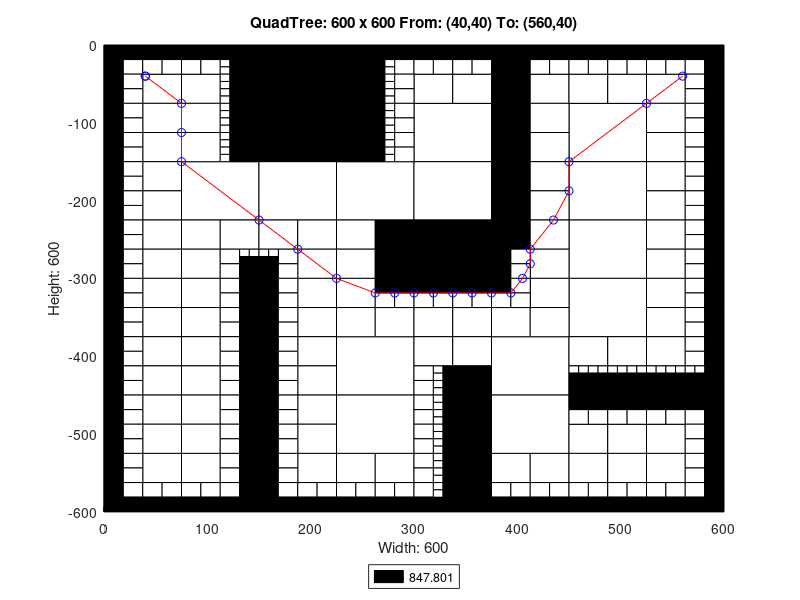

Here is the MATLAB script that generated this plot:
axis([0 600 -600 0]);
title('QuadTree: 600 x 600 From: (40,40) To: (560,40)');
xlabel('Width: 600');
ylabel('Height: 600');
rectangle('Position',[150 -75 75 75], 'FaceColor',[0 0 0]);
rectangle('Position',[150 -150 75 75], 'FaceColor',[0 0 0]);
rectangle('Position',[75 -225 75 75], 'FaceColor',[1 1 1]);
rectangle('Position',[150 -225 75 75], 'FaceColor',[1 1 1]);
rectangle('Position',[225 -225 75 75], 'FaceColor',[1 1 1]);
rectangle('Position',[300 -150 75 75], 'FaceColor',[1 1 1]);
rectangle('Position',[450 -150 75 75], 'FaceColor',[1 1 1]);
rectangle('Position',[300 -225 75 75], 'FaceColor',[1 1 1]);
rectangle('Position',[300 -300 75 75], 'FaceColor',[0 0 0]);
rectangle('Position',[450 -225 75 75], 'FaceColor',[1 1 1]);
rectangle('Position',[450 -300 75 75], 'FaceColor',[1 1 1]);
rectangle('Position',[225 -450 75 75], 'FaceColor',[1 1 1]);
rectangle('Position',[225 -525 75 75], 'FaceColor',[1 1 1]);
rectangle('Position',[375 -450 75 75], 'FaceColor',[1 1 1]);
rectangle('Position',[450 -375 75 75], 'FaceColor',[1 1 1]);
rectangle('Position',[375 -525 75 75], 'FaceColor',[1 1 1]);
rectangle('Position',[37.5 -75 37.5 37.5], 'FaceColor',[1 1 1]);
rectangle('Position',[75 -75 37.5 37.5], 'FaceColor',[1 1 1]);
rectangle('Position',[37.5 -112.5 37.5 37.5], 'FaceColor',[1 1 1]);
rectangle('Position',[37.5 -150 37.5 37.5], 'FaceColor',[1 1 1]);
rectangle('Position',[75 -112.5 37.5 37.5], 'FaceColor',[1 1 1]);
rectangle('Position',[75 -150 37.5 37.5], 'FaceColor',[1 1 1]);
rectangle('Position',[225 -37.5 37.5 37.5], 'FaceColor',[0 0 0]);
rectangle('Position',[225 -75 37.5 37.5], 'FaceColor',[0 0 0]);
rectangle('Position',[225 -112.5 37.5 37.5], 'FaceColor',[0 0 0]);
rectangle('Position',[225 -150 37.5 37.5], 'FaceColor',[0 0 0]);
rectangle('Position',[37.5 -187.5 37.5 37.5], 'FaceColor',[1 1 1]);
rectangle('Position',[37.5 -225 37.5 37.5], 'FaceColor',[1 1 1]);
rectangle('Position',[37.5 -262.5 37.5 37.5], 'FaceColor',[1 1 1]);
rectangle('Position',[37.5 -300 37.5 37.5], 'FaceColor',[1 1 1]);
rectangle('Position',[75 -262.5 37.5 37.5], 'FaceColor',[1 1 1]);
rectangle('Position',[112.5 -262.5 37.5 37.5], 'FaceColor',[1 1 1]);
rectangle('Position',[75 -300 37.5 37.5], 'FaceColor',[1 1 1]);
rectangle('Position',[150 -262.5 37.5 37.5], 'FaceColor',[1 1 1]);
rectangle('Position',[187.5 -262.5 37.5 37.5], 'FaceColor',[1 1 1]);
rectangle('Position',[187.5 -300 37.5 37.5], 'FaceColor',[1 1 1]);
rectangle('Position',[225 -262.5 37.5 37.5], 'FaceColor',[1 1 1]);
rectangle('Position',[262.5 -262.5 37.5 37.5], 'FaceColor',[0 0 0]);
rectangle('Position',[225 -300 37.5 37.5], 'FaceColor',[1 1 1]);
rectangle('Position',[262.5 -300 37.5 37.5], 'FaceColor',[0 0 0]);
rectangle('Position',[300 -75 37.5 37.5], 'FaceColor',[1 1 1]);
rectangle('Position',[337.5 -75 37.5 37.5], 'FaceColor',[1 1 1]);
rectangle('Position',[375 -37.5 37.5 37.5], 'FaceColor',[0 0 0]);
rectangle('Position',[375 -75 37.5 37.5], 'FaceColor',[0 0 0]);
rectangle('Position',[412.5 -75 37.5 37.5], 'FaceColor',[1 1 1]);
rectangle('Position',[375 -112.5 37.5 37.5], 'FaceColor',[0 0 0]);
rectangle('Position',[412.5 -112.5 37.5 37.5], 'FaceColor',[1 1 1]);
rectangle('Position',[375 -150 37.5 37.5], 'FaceColor',[0 0 0]);
rectangle('Position',[412.5 -150 37.5 37.5], 'FaceColor',[1 1 1]);
rectangle('Position',[450 -75 37.5 37.5], 'FaceColor',[1 1 1]);
rectangle('Position',[487.5 -75 37.5 37.5], 'FaceColor',[1 1 1]);
rectangle('Position',[525 -75 37.5 37.5], 'FaceColor',[1 1 1]);
rectangle('Position',[525 -112.5 37.5 37.5], 'FaceColor',[1 1 1]);
rectangle('Position',[525 -150 37.5 37.5], 'FaceColor',[1 1 1]);
rectangle('Position',[375 -187.5 37.5 37.5], 'FaceColor',[0 0 0]);
rectangle('Position',[412.5 -187.5 37.5 37.5], 'FaceColor',[1 1 1]);
rectangle('Position',[375 -225 37.5 37.5], 'FaceColor',[0 0 0]);
rectangle('Position',[412.5 -225 37.5 37.5], 'FaceColor',[1 1 1]);
rectangle('Position',[375 -262.5 37.5 37.5], 'FaceColor',[0 0 0]);
rectangle('Position',[412.5 -262.5 37.5 37.5], 'FaceColor',[1 1 1]);
rectangle('Position',[412.5 -300 37.5 37.5], 'FaceColor',[1 1 1]);
rectangle('Position',[525 -187.5 37.5 37.5], 'FaceColor',[1 1 1]);
rectangle('Position',[525 -225 37.5 37.5], 'FaceColor',[1 1 1]);
rectangle('Position',[525 -262.5 37.5 37.5], 'FaceColor',[1 1 1]);
rectangle('Position',[525 -300 37.5 37.5], 'FaceColor',[1 1 1]);
rectangle('Position',[37.5 -337.5 37.5 37.5], 'FaceColor',[1 1 1]);
rectangle('Position',[37.5 -375 37.5 37.5], 'FaceColor',[1 1 1]);
rectangle('Position',[75 -337.5 37.5 37.5], 'FaceColor',[1 1 1]);
rectangle('Position',[75 -375 37.5 37.5], 'FaceColor',[1 1 1]);
rectangle('Position',[37.5 -412.5 37.5 37.5], 'FaceColor',[1 1 1]);
rectangle('Position',[37.5 -450 37.5 37.5], 'FaceColor',[1 1 1]);
rectangle('Position',[75 -412.5 37.5 37.5], 'FaceColor',[1 1 1]);
rectangle('Position',[75 -450 37.5 37.5], 'FaceColor',[1 1 1]);
rectangle('Position',[187.5 -337.5 37.5 37.5], 'FaceColor',[1 1 1]);
rectangle('Position',[187.5 -375 37.5 37.5], 'FaceColor',[1 1 1]);
rectangle('Position',[225 -337.5 37.5 37.5], 'FaceColor',[1 1 1]);
rectangle('Position',[225 -375 37.5 37.5], 'FaceColor',[1 1 1]);
rectangle('Position',[262.5 -375 37.5 37.5], 'FaceColor',[1 1 1]);
rectangle('Position',[187.5 -412.5 37.5 37.5], 'FaceColor',[1 1 1]);
rectangle('Position',[187.5 -450 37.5 37.5], 'FaceColor',[1 1 1]);
rectangle('Position',[37.5 -487.5 37.5 37.5], 'FaceColor',[1 1 1]);
rectangle('Position',[37.5 -525 37.5 37.5], 'FaceColor',[1 1 1]);
rectangle('Position',[75 -487.5 37.5 37.5], 'FaceColor',[1 1 1]);
rectangle('Position',[75 -525 37.5 37.5], 'FaceColor',[1 1 1]);
rectangle('Position',[37.5 -562.5 37.5 37.5], 'FaceColor',[1 1 1]);
rectangle('Position',[75 -562.5 37.5 37.5], 'FaceColor',[1 1 1]);
rectangle('Position',[187.5 -487.5 37.5 37.5], 'FaceColor',[1 1 1]);
rectangle('Position',[187.5 -525 37.5 37.5], 'FaceColor',[1 1 1]);
rectangle('Position',[187.5 -562.5 37.5 37.5], 'FaceColor',[1 1 1]);
rectangle('Position',[225 -562.5 37.5 37.5], 'FaceColor',[1 1 1]);
rectangle('Position',[262.5 -562.5 37.5 37.5], 'FaceColor',[1 1 1]);
rectangle('Position',[300 -375 37.5 37.5], 'FaceColor',[1 1 1]);
rectangle('Position',[337.5 -375 37.5 37.5], 'FaceColor',[1 1 1]);
rectangle('Position',[412.5 -337.5 37.5 37.5], 'FaceColor',[1 1 1]);
rectangle('Position',[375 -375 37.5 37.5], 'FaceColor',[1 1 1]);
rectangle('Position',[412.5 -375 37.5 37.5], 'FaceColor',[1 1 1]);
rectangle('Position',[300 -412.5 37.5 37.5], 'FaceColor',[1 1 1]);
rectangle('Position',[337.5 -412.5 37.5 37.5], 'FaceColor',[1 1 1]);
rectangle('Position',[337.5 -450 37.5 37.5], 'FaceColor',[0 0 0]);
rectangle('Position',[525 -337.5 37.5 37.5], 'FaceColor',[1 1 1]);
rectangle('Position',[525 -375 37.5 37.5], 'FaceColor',[1 1 1]);
rectangle('Position',[450 -412.5 37.5 37.5], 'FaceColor',[1 1 1]);
rectangle('Position',[487.5 -412.5 37.5 37.5], 'FaceColor',[1 1 1]);
rectangle('Position',[525 -412.5 37.5 37.5], 'FaceColor',[1 1 1]);
rectangle('Position',[337.5 -487.5 37.5 37.5], 'FaceColor',[0 0 0]);
rectangle('Position',[337.5 -525 37.5 37.5], 'FaceColor',[0 0 0]);
rectangle('Position',[337.5 -562.5 37.5 37.5], 'FaceColor',[0 0 0]);
rectangle('Position',[337.5 -600 37.5 37.5], 'FaceColor',[0 0 0]);
rectangle('Position',[375 -562.5 37.5 37.5], 'FaceColor',[1 1 1]);
rectangle('Position',[412.5 -562.5 37.5 37.5], 'FaceColor',[1 1 1]);
rectangle('Position',[450 -525 37.5 37.5], 'FaceColor',[1 1 1]);
rectangle('Position',[487.5 -525 37.5 37.5], 'FaceColor',[1 1 1]);
rectangle('Position',[525 -525 37.5 37.5], 'FaceColor',[1 1 1]);
rectangle('Position',[450 -562.5 37.5 37.5], 'FaceColor',[1 1 1]);
rectangle('Position',[487.5 -562.5 37.5 37.5], 'FaceColor',[1 1 1]);
rectangle('Position',[525 -562.5 37.5 37.5], 'FaceColor',[1 1 1]);
rectangle('Position',[0 -18.75 18.75 18.75], 'FaceColor',[0 0 0]);
rectangle('Position',[18.75 -18.75 18.75 18.75], 'FaceColor',[0 0 0]);
rectangle('Position',[0 -37.5 18.75 18.75], 'FaceColor',[0 0 0]);
rectangle('Position',[18.75 -37.5 18.75 18.75], 'FaceColor',[1 1 1]);
rectangle('Position',[37.5 -18.75 18.75 18.75], 'FaceColor',[0 0 0]);
rectangle('Position',[56.25 -18.75 18.75 18.75], 'FaceColor',[0 0 0]);
rectangle('Position',[37.5 -37.5 18.75 18.75], 'FaceColor',[1 1 1]);
rectangle('Position',[56.25 -37.5 18.75 18.75], 'FaceColor',[1 1 1]);
rectangle('Position',[0 -56.25 18.75 18.75], 'FaceColor',[0 0 0]);
rectangle('Position',[18.75 -56.25 18.75 18.75], 'FaceColor',[1 1 1]);
rectangle('Position',[0 -75 18.75 18.75], 'FaceColor',[0 0 0]);
rectangle('Position',[18.75 -75 18.75 18.75], 'FaceColor',[1 1 1]);
rectangle('Position',[75 -18.75 18.75 18.75], 'FaceColor',[0 0 0]);
rectangle('Position',[93.75 -18.75 18.75 18.75], 'FaceColor',[0 0 0]);
rectangle('Position',[75 -37.5 18.75 18.75], 'FaceColor',[1 1 1]);
rectangle('Position',[93.75 -37.5 18.75 18.75], 'FaceColor',[1 1 1]);
rectangle('Position',[112.5 -18.75 18.75 18.75], 'FaceColor',[0 0 0]);
rectangle('Position',[131.25 -18.75 18.75 18.75], 'FaceColor',[0 0 0]);
rectangle('Position',[131.25 -37.5 18.75 18.75], 'FaceColor',[0 0 0]);
rectangle('Position',[131.25 -56.25 18.75 18.75], 'FaceColor',[0 0 0]);
rectangle('Position',[131.25 -75 18.75 18.75], 'FaceColor',[0 0 0]);
rectangle('Position',[0 -93.75 18.75 18.75], 'FaceColor',[0 0 0]);
rectangle('Position',[18.75 -93.75 18.75 18.75], 'FaceColor',[1 1 1]);
rectangle('Position',[0 -112.5 18.75 18.75], 'FaceColor',[0 0 0]);
rectangle('Position',[18.75 -112.5 18.75 18.75], 'FaceColor',[1 1 1]);
rectangle('Position',[0 -131.25 18.75 18.75], 'FaceColor',[0 0 0]);
rectangle('Position',[18.75 -131.25 18.75 18.75], 'FaceColor',[1 1 1]);
rectangle('Position',[0 -150 18.75 18.75], 'FaceColor',[0 0 0]);
rectangle('Position',[18.75 -150 18.75 18.75], 'FaceColor',[1 1 1]);
rectangle('Position',[131.25 -93.75 18.75 18.75], 'FaceColor',[0 0 0]);
rectangle('Position',[131.25 -112.5 18.75 18.75], 'FaceColor',[0 0 0]);
rectangle('Position',[131.25 -131.25 18.75 18.75], 'FaceColor',[0 0 0]);
rectangle('Position',[131.25 -150 18.75 18.75], 'FaceColor',[0 0 0]);
rectangle('Position',[262.5 -18.75 18.75 18.75], 'FaceColor',[0 0 0]);
rectangle('Position',[281.25 -18.75 18.75 18.75], 'FaceColor',[0 0 0]);
rectangle('Position',[281.25 -37.5 18.75 18.75], 'FaceColor',[1 1 1]);
rectangle('Position',[281.25 -56.25 18.75 18.75], 'FaceColor',[1 1 1]);
rectangle('Position',[281.25 -75 18.75 18.75], 'FaceColor',[1 1 1]);
rectangle('Position',[281.25 -93.75 18.75 18.75], 'FaceColor',[1 1 1]);
rectangle('Position',[281.25 -112.5 18.75 18.75], 'FaceColor',[1 1 1]);
rectangle('Position',[281.25 -131.25 18.75 18.75], 'FaceColor',[1 1 1]);
rectangle('Position',[281.25 -150 18.75 18.75], 'FaceColor',[1 1 1]);
rectangle('Position',[0 -168.75 18.75 18.75], 'FaceColor',[0 0 0]);
rectangle('Position',[18.75 -168.75 18.75 18.75], 'FaceColor',[1 1 1]);
rectangle('Position',[0 -187.5 18.75 18.75], 'FaceColor',[0 0 0]);
rectangle('Position',[18.75 -187.5 18.75 18.75], 'FaceColor',[1 1 1]);
rectangle('Position',[0 -206.25 18.75 18.75], 'FaceColor',[0 0 0]);
rectangle('Position',[18.75 -206.25 18.75 18.75], 'FaceColor',[1 1 1]);
rectangle('Position',[0 -225 18.75 18.75], 'FaceColor',[0 0 0]);
rectangle('Position',[18.75 -225 18.75 18.75], 'FaceColor',[1 1 1]);
rectangle('Position',[0 -243.75 18.75 18.75], 'FaceColor',[0 0 0]);
rectangle('Position',[18.75 -243.75 18.75 18.75], 'FaceColor',[1 1 1]);
rectangle('Position',[0 -262.5 18.75 18.75], 'FaceColor',[0 0 0]);
rectangle('Position',[18.75 -262.5 18.75 18.75], 'FaceColor',[1 1 1]);
rectangle('Position',[0 -281.25 18.75 18.75], 'FaceColor',[0 0 0]);
rectangle('Position',[18.75 -281.25 18.75 18.75], 'FaceColor',[1 1 1]);
rectangle('Position',[0 -300 18.75 18.75], 'FaceColor',[0 0 0]);
rectangle('Position',[18.75 -300 18.75 18.75], 'FaceColor',[1 1 1]);
rectangle('Position',[112.5 -281.25 18.75 18.75], 'FaceColor',[1 1 1]);
rectangle('Position',[112.5 -300 18.75 18.75], 'FaceColor',[1 1 1]);
rectangle('Position',[131.25 -300 18.75 18.75], 'FaceColor',[0 0 0]);
rectangle('Position',[168.75 -281.25 18.75 18.75], 'FaceColor',[1 1 1]);
rectangle('Position',[150 -300 18.75 18.75], 'FaceColor',[0 0 0]);
rectangle('Position',[168.75 -300 18.75 18.75], 'FaceColor',[1 1 1]);
rectangle('Position',[300 -18.75 18.75 18.75], 'FaceColor',[0 0 0]);
rectangle('Position',[318.75 -18.75 18.75 18.75], 'FaceColor',[0 0 0]);
rectangle('Position',[300 -37.5 18.75 18.75], 'FaceColor',[1 1 1]);
rectangle('Position',[318.75 -37.5 18.75 18.75], 'FaceColor',[1 1 1]);
rectangle('Position',[337.5 -18.75 18.75 18.75], 'FaceColor',[0 0 0]);
rectangle('Position',[356.25 -18.75 18.75 18.75], 'FaceColor',[0 0 0]);
rectangle('Position',[337.5 -37.5 18.75 18.75], 'FaceColor',[1 1 1]);
rectangle('Position',[356.25 -37.5 18.75 18.75], 'FaceColor',[1 1 1]);
rectangle('Position',[412.5 -18.75 18.75 18.75], 'FaceColor',[0 0 0]);
rectangle('Position',[431.25 -18.75 18.75 18.75], 'FaceColor',[0 0 0]);
rectangle('Position',[412.5 -37.5 18.75 18.75], 'FaceColor',[1 1 1]);
rectangle('Position',[431.25 -37.5 18.75 18.75], 'FaceColor',[1 1 1]);
rectangle('Position',[450 -18.75 18.75 18.75], 'FaceColor',[0 0 0]);
rectangle('Position',[468.75 -18.75 18.75 18.75], 'FaceColor',[0 0 0]);
rectangle('Position',[450 -37.5 18.75 18.75], 'FaceColor',[1 1 1]);
rectangle('Position',[468.75 -37.5 18.75 18.75], 'FaceColor',[1 1 1]);
rectangle('Position',[487.5 -18.75 18.75 18.75], 'FaceColor',[0 0 0]);
rectangle('Position',[506.25 -18.75 18.75 18.75], 'FaceColor',[0 0 0]);
rectangle('Position',[487.5 -37.5 18.75 18.75], 'FaceColor',[1 1 1]);
rectangle('Position',[506.25 -37.5 18.75 18.75], 'FaceColor',[1 1 1]);
rectangle('Position',[525 -18.75 18.75 18.75], 'FaceColor',[0 0 0]);
rectangle('Position',[543.75 -18.75 18.75 18.75], 'FaceColor',[0 0 0]);
rectangle('Position',[525 -37.5 18.75 18.75], 'FaceColor',[1 1 1]);
rectangle('Position',[543.75 -37.5 18.75 18.75], 'FaceColor',[1 1 1]);
rectangle('Position',[562.5 -18.75 18.75 18.75], 'FaceColor',[0 0 0]);
rectangle('Position',[581.25 -18.75 18.75 18.75], 'FaceColor',[0 0 0]);
rectangle('Position',[562.5 -37.5 18.75 18.75], 'FaceColor',[1 1 1]);
rectangle('Position',[581.25 -37.5 18.75 18.75], 'FaceColor',[0 0 0]);
rectangle('Position',[562.5 -56.25 18.75 18.75], 'FaceColor',[1 1 1]);
rectangle('Position',[581.25 -56.25 18.75 18.75], 'FaceColor',[0 0 0]);
rectangle('Position',[562.5 -75 18.75 18.75], 'FaceColor',[1 1 1]);
rectangle('Position',[581.25 -75 18.75 18.75], 'FaceColor',[0 0 0]);
rectangle('Position',[562.5 -93.75 18.75 18.75], 'FaceColor',[1 1 1]);
rectangle('Position',[581.25 -93.75 18.75 18.75], 'FaceColor',[0 0 0]);
rectangle('Position',[562.5 -112.5 18.75 18.75], 'FaceColor',[1 1 1]);
rectangle('Position',[581.25 -112.5 18.75 18.75], 'FaceColor',[0 0 0]);
rectangle('Position',[562.5 -131.25 18.75 18.75], 'FaceColor',[1 1 1]);
rectangle('Position',[581.25 -131.25 18.75 18.75], 'FaceColor',[0 0 0]);
rectangle('Position',[562.5 -150 18.75 18.75], 'FaceColor',[1 1 1]);
rectangle('Position',[581.25 -150 18.75 18.75], 'FaceColor',[0 0 0]);
rectangle('Position',[375 -281.25 18.75 18.75], 'FaceColor',[0 0 0]);
rectangle('Position',[393.75 -281.25 18.75 18.75], 'FaceColor',[1 1 1]);
rectangle('Position',[375 -300 18.75 18.75], 'FaceColor',[0 0 0]);
rectangle('Position',[393.75 -300 18.75 18.75], 'FaceColor',[1 1 1]);
rectangle('Position',[562.5 -168.75 18.75 18.75], 'FaceColor',[1 1 1]);
rectangle('Position',[581.25 -168.75 18.75 18.75], 'FaceColor',[0 0 0]);
rectangle('Position',[562.5 -187.5 18.75 18.75], 'FaceColor',[1 1 1]);
rectangle('Position',[581.25 -187.5 18.75 18.75], 'FaceColor',[0 0 0]);
rectangle('Position',[562.5 -206.25 18.75 18.75], 'FaceColor',[1 1 1]);
rectangle('Position',[581.25 -206.25 18.75 18.75], 'FaceColor',[0 0 0]);
rectangle('Position',[562.5 -225 18.75 18.75], 'FaceColor',[1 1 1]);
rectangle('Position',[581.25 -225 18.75 18.75], 'FaceColor',[0 0 0]);
rectangle('Position',[562.5 -243.75 18.75 18.75], 'FaceColor',[1 1 1]);
rectangle('Position',[581.25 -243.75 18.75 18.75], 'FaceColor',[0 0 0]);
rectangle('Position',[562.5 -262.5 18.75 18.75], 'FaceColor',[1 1 1]);
rectangle('Position',[581.25 -262.5 18.75 18.75], 'FaceColor',[0 0 0]);
rectangle('Position',[562.5 -281.25 18.75 18.75], 'FaceColor',[1 1 1]);
rectangle('Position',[581.25 -281.25 18.75 18.75], 'FaceColor',[0 0 0]);
rectangle('Position',[562.5 -300 18.75 18.75], 'FaceColor',[1 1 1]);
rectangle('Position',[581.25 -300 18.75 18.75], 'FaceColor',[0 0 0]);
rectangle('Position',[0 -318.75 18.75 18.75], 'FaceColor',[0 0 0]);
rectangle('Position',[18.75 -318.75 18.75 18.75], 'FaceColor',[1 1 1]);
rectangle('Position',[0 -337.5 18.75 18.75], 'FaceColor',[0 0 0]);
rectangle('Position',[18.75 -337.5 18.75 18.75], 'FaceColor',[1 1 1]);
rectangle('Position',[0 -356.25 18.75 18.75], 'FaceColor',[0 0 0]);
rectangle('Position',[18.75 -356.25 18.75 18.75], 'FaceColor',[1 1 1]);
rectangle('Position',[0 -375 18.75 18.75], 'FaceColor',[0 0 0]);
rectangle('Position',[18.75 -375 18.75 18.75], 'FaceColor',[1 1 1]);
rectangle('Position',[112.5 -318.75 18.75 18.75], 'FaceColor',[1 1 1]);
rectangle('Position',[131.25 -318.75 18.75 18.75], 'FaceColor',[0 0 0]);
rectangle('Position',[112.5 -337.5 18.75 18.75], 'FaceColor',[1 1 1]);
rectangle('Position',[131.25 -337.5 18.75 18.75], 'FaceColor',[0 0 0]);
rectangle('Position',[112.5 -356.25 18.75 18.75], 'FaceColor',[1 1 1]);
rectangle('Position',[131.25 -356.25 18.75 18.75], 'FaceColor',[0 0 0]);
rectangle('Position',[112.5 -375 18.75 18.75], 'FaceColor',[1 1 1]);
rectangle('Position',[131.25 -375 18.75 18.75], 'FaceColor',[0 0 0]);
rectangle('Position',[0 -393.75 18.75 18.75], 'FaceColor',[0 0 0]);
rectangle('Position',[18.75 -393.75 18.75 18.75], 'FaceColor',[1 1 1]);
rectangle('Position',[0 -412.5 18.75 18.75], 'FaceColor',[0 0 0]);
rectangle('Position',[18.75 -412.5 18.75 18.75], 'FaceColor',[1 1 1]);
rectangle('Position',[0 -431.25 18.75 18.75], 'FaceColor',[0 0 0]);
rectangle('Position',[18.75 -431.25 18.75 18.75], 'FaceColor',[1 1 1]);
rectangle('Position',[0 -450 18.75 18.75], 'FaceColor',[0 0 0]);
rectangle('Position',[18.75 -450 18.75 18.75], 'FaceColor',[1 1 1]);
rectangle('Position',[112.5 -393.75 18.75 18.75], 'FaceColor',[1 1 1]);
rectangle('Position',[131.25 -393.75 18.75 18.75], 'FaceColor',[0 0 0]);
rectangle('Position',[112.5 -412.5 18.75 18.75], 'FaceColor',[1 1 1]);
rectangle('Position',[131.25 -412.5 18.75 18.75], 'FaceColor',[0 0 0]);
rectangle('Position',[112.5 -431.25 18.75 18.75], 'FaceColor',[1 1 1]);
rectangle('Position',[131.25 -431.25 18.75 18.75], 'FaceColor',[0 0 0]);
rectangle('Position',[112.5 -450 18.75 18.75], 'FaceColor',[1 1 1]);
rectangle('Position',[131.25 -450 18.75 18.75], 'FaceColor',[0 0 0]);
rectangle('Position',[150 -318.75 18.75 18.75], 'FaceColor',[0 0 0]);
rectangle('Position',[168.75 -318.75 18.75 18.75], 'FaceColor',[1 1 1]);
rectangle('Position',[150 -337.5 18.75 18.75], 'FaceColor',[0 0 0]);
rectangle('Position',[168.75 -337.5 18.75 18.75], 'FaceColor',[1 1 1]);
rectangle('Position',[150 -356.25 18.75 18.75], 'FaceColor',[0 0 0]);
rectangle('Position',[168.75 -356.25 18.75 18.75], 'FaceColor',[1 1 1]);
rectangle('Position',[150 -375 18.75 18.75], 'FaceColor',[0 0 0]);
rectangle('Position',[168.75 -375 18.75 18.75], 'FaceColor',[1 1 1]);
rectangle('Position',[262.5 -318.75 18.75 18.75], 'FaceColor',[0 0 0]);
rectangle('Position',[281.25 -318.75 18.75 18.75], 'FaceColor',[0 0 0]);
rectangle('Position',[262.5 -337.5 18.75 18.75], 'FaceColor',[1 1 1]);
rectangle('Position',[281.25 -337.5 18.75 18.75], 'FaceColor',[1 1 1]);
rectangle('Position',[150 -393.75 18.75 18.75], 'FaceColor',[0 0 0]);
rectangle('Position',[168.75 -393.75 18.75 18.75], 'FaceColor',[1 1 1]);
rectangle('Position',[150 -412.5 18.75 18.75], 'FaceColor',[0 0 0]);
rectangle('Position',[168.75 -412.5 18.75 18.75], 'FaceColor',[1 1 1]);
rectangle('Position',[150 -431.25 18.75 18.75], 'FaceColor',[0 0 0]);
rectangle('Position',[168.75 -431.25 18.75 18.75], 'FaceColor',[1 1 1]);
rectangle('Position',[150 -450 18.75 18.75], 'FaceColor',[0 0 0]);
rectangle('Position',[168.75 -450 18.75 18.75], 'FaceColor',[1 1 1]);
rectangle('Position',[0 -468.75 18.75 18.75], 'FaceColor',[0 0 0]);
rectangle('Position',[18.75 -468.75 18.75 18.75], 'FaceColor',[1 1 1]);
rectangle('Position',[0 -487.5 18.75 18.75], 'FaceColor',[0 0 0]);
rectangle('Position',[18.75 -487.5 18.75 18.75], 'FaceColor',[1 1 1]);
rectangle('Position',[0 -506.25 18.75 18.75], 'FaceColor',[0 0 0]);
rectangle('Position',[18.75 -506.25 18.75 18.75], 'FaceColor',[1 1 1]);
rectangle('Position',[0 -525 18.75 18.75], 'FaceColor',[0 0 0]);
rectangle('Position',[18.75 -525 18.75 18.75], 'FaceColor',[1 1 1]);
rectangle('Position',[112.5 -468.75 18.75 18.75], 'FaceColor',[1 1 1]);
rectangle('Position',[131.25 -468.75 18.75 18.75], 'FaceColor',[0 0 0]);
rectangle('Position',[112.5 -487.5 18.75 18.75], 'FaceColor',[1 1 1]);
rectangle('Position',[131.25 -487.5 18.75 18.75], 'FaceColor',[0 0 0]);
rectangle('Position',[112.5 -506.25 18.75 18.75], 'FaceColor',[1 1 1]);
rectangle('Position',[131.25 -506.25 18.75 18.75], 'FaceColor',[0 0 0]);
rectangle('Position',[112.5 -525 18.75 18.75], 'FaceColor',[1 1 1]);
rectangle('Position',[131.25 -525 18.75 18.75], 'FaceColor',[0 0 0]);
rectangle('Position',[0 -543.75 18.75 18.75], 'FaceColor',[0 0 0]);
rectangle('Position',[18.75 -543.75 18.75 18.75], 'FaceColor',[1 1 1]);
rectangle('Position',[0 -562.5 18.75 18.75], 'FaceColor',[0 0 0]);
rectangle('Position',[18.75 -562.5 18.75 18.75], 'FaceColor',[1 1 1]);
rectangle('Position',[0 -581.25 18.75 18.75], 'FaceColor',[0 0 0]);
rectangle('Position',[18.75 -581.25 18.75 18.75], 'FaceColor',[1 1 1]);
rectangle('Position',[0 -600 18.75 18.75], 'FaceColor',[0 0 0]);
rectangle('Position',[18.75 -600 18.75 18.75], 'FaceColor',[0 0 0]);
rectangle('Position',[37.5 -581.25 18.75 18.75], 'FaceColor',[1 1 1]);
rectangle('Position',[56.25 -581.25 18.75 18.75], 'FaceColor',[1 1 1]);
rectangle('Position',[37.5 -600 18.75 18.75], 'FaceColor',[0 0 0]);
rectangle('Position',[56.25 -600 18.75 18.75], 'FaceColor',[0 0 0]);
rectangle('Position',[112.5 -543.75 18.75 18.75], 'FaceColor',[1 1 1]);
rectangle('Position',[131.25 -543.75 18.75 18.75], 'FaceColor',[0 0 0]);
rectangle('Position',[112.5 -562.5 18.75 18.75], 'FaceColor',[1 1 1]);
rectangle('Position',[131.25 -562.5 18.75 18.75], 'FaceColor',[0 0 0]);
rectangle('Position',[75 -581.25 18.75 18.75], 'FaceColor',[1 1 1]);
rectangle('Position',[93.75 -581.25 18.75 18.75], 'FaceColor',[1 1 1]);
rectangle('Position',[75 -600 18.75 18.75], 'FaceColor',[0 0 0]);
rectangle('Position',[93.75 -600 18.75 18.75], 'FaceColor',[0 0 0]);
rectangle('Position',[112.5 -581.25 18.75 18.75], 'FaceColor',[1 1 1]);
rectangle('Position',[131.25 -581.25 18.75 18.75], 'FaceColor',[0 0 0]);
rectangle('Position',[112.5 -600 18.75 18.75], 'FaceColor',[0 0 0]);
rectangle('Position',[131.25 -600 18.75 18.75], 'FaceColor',[0 0 0]);
rectangle('Position',[150 -468.75 18.75 18.75], 'FaceColor',[0 0 0]);
rectangle('Position',[168.75 -468.75 18.75 18.75], 'FaceColor',[1 1 1]);
rectangle('Position',[150 -487.5 18.75 18.75], 'FaceColor',[0 0 0]);
rectangle('Position',[168.75 -487.5 18.75 18.75], 'FaceColor',[1 1 1]);
rectangle('Position',[150 -506.25 18.75 18.75], 'FaceColor',[0 0 0]);
rectangle('Position',[168.75 -506.25 18.75 18.75], 'FaceColor',[1 1 1]);
rectangle('Position',[150 -525 18.75 18.75], 'FaceColor',[0 0 0]);
rectangle('Position',[168.75 -525 18.75 18.75], 'FaceColor',[1 1 1]);
rectangle('Position',[150 -543.75 18.75 18.75], 'FaceColor',[0 0 0]);
rectangle('Position',[168.75 -543.75 18.75 18.75], 'FaceColor',[1 1 1]);
rectangle('Position',[150 -562.5 18.75 18.75], 'FaceColor',[0 0 0]);
rectangle('Position',[168.75 -562.5 18.75 18.75], 'FaceColor',[1 1 1]);
rectangle('Position',[150 -581.25 18.75 18.75], 'FaceColor',[0 0 0]);
rectangle('Position',[168.75 -581.25 18.75 18.75], 'FaceColor',[1 1 1]);
rectangle('Position',[150 -600 18.75 18.75], 'FaceColor',[0 0 0]);
rectangle('Position',[168.75 -600 18.75 18.75], 'FaceColor',[0 0 0]);
rectangle('Position',[187.5 -581.25 18.75 18.75], 'FaceColor',[1 1 1]);
rectangle('Position',[206.25 -581.25 18.75 18.75], 'FaceColor',[1 1 1]);
rectangle('Position',[187.5 -600 18.75 18.75], 'FaceColor',[0 0 0]);
rectangle('Position',[206.25 -600 18.75 18.75], 'FaceColor',[0 0 0]);
rectangle('Position',[225 -581.25 18.75 18.75], 'FaceColor',[1 1 1]);
rectangle('Position',[243.75 -581.25 18.75 18.75], 'FaceColor',[1 1 1]);
rectangle('Position',[225 -600 18.75 18.75], 'FaceColor',[0 0 0]);
rectangle('Position',[243.75 -600 18.75 18.75], 'FaceColor',[0 0 0]);
rectangle('Position',[262.5 -581.25 18.75 18.75], 'FaceColor',[1 1 1]);
rectangle('Position',[281.25 -581.25 18.75 18.75], 'FaceColor',[1 1 1]);
rectangle('Position',[262.5 -600 18.75 18.75], 'FaceColor',[0 0 0]);
rectangle('Position',[281.25 -600 18.75 18.75], 'FaceColor',[0 0 0]);
rectangle('Position',[300 -318.75 18.75 18.75], 'FaceColor',[0 0 0]);
rectangle('Position',[318.75 -318.75 18.75 18.75], 'FaceColor',[0 0 0]);
rectangle('Position',[300 -337.5 18.75 18.75], 'FaceColor',[1 1 1]);
rectangle('Position',[318.75 -337.5 18.75 18.75], 'FaceColor',[1 1 1]);
rectangle('Position',[337.5 -318.75 18.75 18.75], 'FaceColor',[0 0 0]);
rectangle('Position',[356.25 -318.75 18.75 18.75], 'FaceColor',[0 0 0]);
rectangle('Position',[337.5 -337.5 18.75 18.75], 'FaceColor',[1 1 1]);
rectangle('Position',[356.25 -337.5 18.75 18.75], 'FaceColor',[1 1 1]);
rectangle('Position',[375 -318.75 18.75 18.75], 'FaceColor',[0 0 0]);
rectangle('Position',[393.75 -318.75 18.75 18.75], 'FaceColor',[1 1 1]);
rectangle('Position',[375 -337.5 18.75 18.75], 'FaceColor',[1 1 1]);
rectangle('Position',[393.75 -337.5 18.75 18.75], 'FaceColor',[1 1 1]);
rectangle('Position',[300 -431.25 18.75 18.75], 'FaceColor',[1 1 1]);
rectangle('Position',[300 -450 18.75 18.75], 'FaceColor',[1 1 1]);
rectangle('Position',[562.5 -318.75 18.75 18.75], 'FaceColor',[1 1 1]);
rectangle('Position',[581.25 -318.75 18.75 18.75], 'FaceColor',[0 0 0]);
rectangle('Position',[562.5 -337.5 18.75 18.75], 'FaceColor',[1 1 1]);
rectangle('Position',[581.25 -337.5 18.75 18.75], 'FaceColor',[0 0 0]);
rectangle('Position',[562.5 -356.25 18.75 18.75], 'FaceColor',[1 1 1]);
rectangle('Position',[581.25 -356.25 18.75 18.75], 'FaceColor',[0 0 0]);
rectangle('Position',[562.5 -375 18.75 18.75], 'FaceColor',[1 1 1]);
rectangle('Position',[581.25 -375 18.75 18.75], 'FaceColor',[0 0 0]);
rectangle('Position',[450 -450 18.75 18.75], 'FaceColor',[0 0 0]);
rectangle('Position',[468.75 -450 18.75 18.75], 'FaceColor',[0 0 0]);
rectangle('Position',[487.5 -450 18.75 18.75], 'FaceColor',[0 0 0]);
rectangle('Position',[506.25 -450 18.75 18.75], 'FaceColor',[0 0 0]);
rectangle('Position',[562.5 -393.75 18.75 18.75], 'FaceColor',[1 1 1]);
rectangle('Position',[581.25 -393.75 18.75 18.75], 'FaceColor',[0 0 0]);
rectangle('Position',[562.5 -412.5 18.75 18.75], 'FaceColor',[1 1 1]);
rectangle('Position',[581.25 -412.5 18.75 18.75], 'FaceColor',[0 0 0]);
rectangle('Position',[525 -450 18.75 18.75], 'FaceColor',[0 0 0]);
rectangle('Position',[543.75 -450 18.75 18.75], 'FaceColor',[0 0 0]);
rectangle('Position',[581.25 -431.25 18.75 18.75], 'FaceColor',[0 0 0]);
rectangle('Position',[562.5 -450 18.75 18.75], 'FaceColor',[0 0 0]);
rectangle('Position',[581.25 -450 18.75 18.75], 'FaceColor',[0 0 0]);
rectangle('Position',[300 -468.75 18.75 18.75], 'FaceColor',[1 1 1]);
rectangle('Position',[300 -487.5 18.75 18.75], 'FaceColor',[1 1 1]);
rectangle('Position',[300 -506.25 18.75 18.75], 'FaceColor',[1 1 1]);
rectangle('Position',[300 -525 18.75 18.75], 'FaceColor',[1 1 1]);
rectangle('Position',[300 -543.75 18.75 18.75], 'FaceColor',[1 1 1]);
rectangle('Position',[300 -562.5 18.75 18.75], 'FaceColor',[1 1 1]);
rectangle('Position',[300 -581.25 18.75 18.75], 'FaceColor',[1 1 1]);
rectangle('Position',[300 -600 18.75 18.75], 'FaceColor',[0 0 0]);
rectangle('Position',[318.75 -600 18.75 18.75], 'FaceColor',[0 0 0]);
rectangle('Position',[375 -581.25 18.75 18.75], 'FaceColor',[1 1 1]);
rectangle('Position',[393.75 -581.25 18.75 18.75], 'FaceColor',[1 1 1]);
rectangle('Position',[375 -600 18.75 18.75], 'FaceColor',[0 0 0]);
rectangle('Position',[393.75 -600 18.75 18.75], 'FaceColor',[0 0 0]);
rectangle('Position',[412.5 -581.25 18.75 18.75], 'FaceColor',[1 1 1]);
rectangle('Position',[431.25 -581.25 18.75 18.75], 'FaceColor',[1 1 1]);
rectangle('Position',[412.5 -600 18.75 18.75], 'FaceColor',[0 0 0]);
rectangle('Position',[431.25 -600 18.75 18.75], 'FaceColor',[0 0 0]);
rectangle('Position',[450 -468.75 18.75 18.75], 'FaceColor',[0 0 0]);
rectangle('Position',[468.75 -468.75 18.75 18.75], 'FaceColor',[0 0 0]);
rectangle('Position',[450 -487.5 18.75 18.75], 'FaceColor',[1 1 1]);
rectangle('Position',[468.75 -487.5 18.75 18.75], 'FaceColor',[1 1 1]);
rectangle('Position',[487.5 -468.75 18.75 18.75], 'FaceColor',[0 0 0]);
rectangle('Position',[506.25 -468.75 18.75 18.75], 'FaceColor',[0 0 0]);
rectangle('Position',[487.5 -487.5 18.75 18.75], 'FaceColor',[1 1 1]);
rectangle('Position',[506.25 -487.5 18.75 18.75], 'FaceColor',[1 1 1]);
rectangle('Position',[525 -468.75 18.75 18.75], 'FaceColor',[0 0 0]);
rectangle('Position',[543.75 -468.75 18.75 18.75], 'FaceColor',[0 0 0]);
rectangle('Position',[525 -487.5 18.75 18.75], 'FaceColor',[1 1 1]);
rectangle('Position',[543.75 -487.5 18.75 18.75], 'FaceColor',[1 1 1]);
rectangle('Position',[562.5 -468.75 18.75 18.75], 'FaceColor',[0 0 0]);
rectangle('Position',[581.25 -468.75 18.75 18.75], 'FaceColor',[0 0 0]);
rectangle('Position',[562.5 -487.5 18.75 18.75], 'FaceColor',[1 1 1]);
rectangle('Position',[581.25 -487.5 18.75 18.75], 'FaceColor',[0 0 0]);
rectangle('Position',[562.5 -506.25 18.75 18.75], 'FaceColor',[1 1 1]);
rectangle('Position',[581.25 -506.25 18.75 18.75], 'FaceColor',[0 0 0]);
rectangle('Position',[562.5 -525 18.75 18.75], 'FaceColor',[1 1 1]);
rectangle('Position',[581.25 -525 18.75 18.75], 'FaceColor',[0 0 0]);
rectangle('Position',[450 -581.25 18.75 18.75], 'FaceColor',[1 1 1]);
rectangle('Position',[468.75 -581.25 18.75 18.75], 'FaceColor',[1 1 1]);
rectangle('Position',[450 -600 18.75 18.75], 'FaceColor',[0 0 0]);
rectangle('Position',[468.75 -600 18.75 18.75], 'FaceColor',[0 0 0]);
rectangle('Position',[487.5 -581.25 18.75 18.75], 'FaceColor',[1 1 1]);
rectangle('Position',[506.25 -581.25 18.75 18.75], 'FaceColor',[1 1 1]);
rectangle('Position',[487.5 -600 18.75 18.75], 'FaceColor',[0 0 0]);
rectangle('Position',[506.25 -600 18.75 18.75], 'FaceColor',[0 0 0]);
rectangle('Position',[562.5 -543.75 18.75 18.75], 'FaceColor',[1 1 1]);
rectangle('Position',[581.25 -543.75 18.75 18.75], 'FaceColor',[0 0 0]);
rectangle('Position',[562.5 -562.5 18.75 18.75], 'FaceColor',[1 1 1]);
rectangle('Position',[581.25 -562.5 18.75 18.75], 'FaceColor',[0 0 0]);
rectangle('Position',[525 -581.25 18.75 18.75], 'FaceColor',[1 1 1]);
rectangle('Position',[543.75 -581.25 18.75 18.75], 'FaceColor',[1 1 1]);
rectangle('Position',[525 -600 18.75 18.75], 'FaceColor',[0 0 0]);
rectangle('Position',[543.75 -600 18.75 18.75], 'FaceColor',[0 0 0]);
rectangle('Position',[562.5 -581.25 18.75 18.75], 'FaceColor',[1 1 1]);
rectangle('Position',[581.25 -581.25 18.75 18.75], 'FaceColor',[0 0 0]);
rectangle('Position',[562.5 -600 18.75 18.75], 'FaceColor',[0 0 0]);
rectangle('Position',[581.25 -600 18.75 18.75], 'FaceColor',[0 0 0]);
rectangle('Position',[112.5 -28.125 9.375 9.375], 'FaceColor',[1 1 1]);
rectangle('Position',[121.875 -28.125 9.375 9.375], 'FaceColor',[0 0 0]);
rectangle('Position',[112.5 -37.5 9.375 9.375], 'FaceColor',[1 1 1]);
rectangle('Position',[121.875 -37.5 9.375 9.375], 'FaceColor',[0 0 0]);
rectangle('Position',[112.5 -46.875 9.375 9.375], 'FaceColor',[1 1 1]);
rectangle('Position',[121.875 -46.875 9.375 9.375], 'FaceColor',[0 0 0]);
rectangle('Position',[112.5 -56.25 9.375 9.375], 'FaceColor',[1 1 1]);
rectangle('Position',[121.875 -56.25 9.375 9.375], 'FaceColor',[0 0 0]);
rectangle('Position',[112.5 -65.625 9.375 9.375], 'FaceColor',[1 1 1]);
rectangle('Position',[121.875 -65.625 9.375 9.375], 'FaceColor',[0 0 0]);
rectangle('Position',[112.5 -75 9.375 9.375], 'FaceColor',[1 1 1]);
rectangle('Position',[121.875 -75 9.375 9.375], 'FaceColor',[0 0 0]);
rectangle('Position',[112.5 -84.375 9.375 9.375], 'FaceColor',[1 1 1]);
rectangle('Position',[121.875 -84.375 9.375 9.375], 'FaceColor',[0 0 0]);
rectangle('Position',[112.5 -93.75 9.375 9.375], 'FaceColor',[1 1 1]);
rectangle('Position',[121.875 -93.75 9.375 9.375], 'FaceColor',[0 0 0]);
rectangle('Position',[112.5 -103.125 9.375 9.375], 'FaceColor',[1 1 1]);
rectangle('Position',[121.875 -103.125 9.375 9.375], 'FaceColor',[0 0 0]);
rectangle('Position',[112.5 -112.5 9.375 9.375], 'FaceColor',[1 1 1]);
rectangle('Position',[121.875 -112.5 9.375 9.375], 'FaceColor',[0 0 0]);
rectangle('Position',[112.5 -121.875 9.375 9.375], 'FaceColor',[1 1 1]);
rectangle('Position',[121.875 -121.875 9.375 9.375], 'FaceColor',[0 0 0]);
rectangle('Position',[112.5 -131.25 9.375 9.375], 'FaceColor',[1 1 1]);
rectangle('Position',[121.875 -131.25 9.375 9.375], 'FaceColor',[0 0 0]);
rectangle('Position',[112.5 -140.625 9.375 9.375], 'FaceColor',[1 1 1]);
rectangle('Position',[121.875 -140.625 9.375 9.375], 'FaceColor',[0 0 0]);
rectangle('Position',[112.5 -150 9.375 9.375], 'FaceColor',[1 1 1]);
rectangle('Position',[121.875 -150 9.375 9.375], 'FaceColor',[0 0 0]);
rectangle('Position',[262.5 -28.125 9.375 9.375], 'FaceColor',[0 0 0]);
rectangle('Position',[271.875 -28.125 9.375 9.375], 'FaceColor',[1 1 1]);
rectangle('Position',[262.5 -37.5 9.375 9.375], 'FaceColor',[0 0 0]);
rectangle('Position',[271.875 -37.5 9.375 9.375], 'FaceColor',[1 1 1]);
rectangle('Position',[262.5 -46.875 9.375 9.375], 'FaceColor',[0 0 0]);
rectangle('Position',[271.875 -46.875 9.375 9.375], 'FaceColor',[1 1 1]);
rectangle('Position',[262.5 -56.25 9.375 9.375], 'FaceColor',[0 0 0]);
rectangle('Position',[271.875 -56.25 9.375 9.375], 'FaceColor',[1 1 1]);
rectangle('Position',[262.5 -65.625 9.375 9.375], 'FaceColor',[0 0 0]);
rectangle('Position',[271.875 -65.625 9.375 9.375], 'FaceColor',[1 1 1]);
rectangle('Position',[262.5 -75 9.375 9.375], 'FaceColor',[0 0 0]);
rectangle('Position',[271.875 -75 9.375 9.375], 'FaceColor',[1 1 1]);
rectangle('Position',[262.5 -84.375 9.375 9.375], 'FaceColor',[0 0 0]);
rectangle('Position',[271.875 -84.375 9.375 9.375], 'FaceColor',[1 1 1]);
rectangle('Position',[262.5 -93.75 9.375 9.375], 'FaceColor',[0 0 0]);
rectangle('Position',[271.875 -93.75 9.375 9.375], 'FaceColor',[1 1 1]);
rectangle('Position',[262.5 -103.125 9.375 9.375], 'FaceColor',[0 0 0]);
rectangle('Position',[271.875 -103.125 9.375 9.375], 'FaceColor',[1 1 1]);
rectangle('Position',[262.5 -112.5 9.375 9.375], 'FaceColor',[0 0 0]);
rectangle('Position',[271.875 -112.5 9.375 9.375], 'FaceColor',[1 1 1]);
rectangle('Position',[262.5 -121.875 9.375 9.375], 'FaceColor',[0 0 0]);
rectangle('Position',[271.875 -121.875 9.375 9.375], 'FaceColor',[1 1 1]);
rectangle('Position',[262.5 -131.25 9.375 9.375], 'FaceColor',[0 0 0]);
rectangle('Position',[271.875 -131.25 9.375 9.375], 'FaceColor',[1 1 1]);
rectangle('Position',[262.5 -140.625 9.375 9.375], 'FaceColor',[0 0 0]);
rectangle('Position',[271.875 -140.625 9.375 9.375], 'FaceColor',[1 1 1]);
rectangle('Position',[262.5 -150 9.375 9.375], 'FaceColor',[0 0 0]);
rectangle('Position',[271.875 -150 9.375 9.375], 'FaceColor',[1 1 1]);
rectangle('Position',[131.25 -271.875 9.375 9.375], 'FaceColor',[1 1 1]);
rectangle('Position',[140.625 -271.875 9.375 9.375], 'FaceColor',[1 1 1]);
rectangle('Position',[131.25 -281.25 9.375 9.375], 'FaceColor',[0 0 0]);
rectangle('Position',[140.625 -281.25 9.375 9.375], 'FaceColor',[0 0 0]);
rectangle('Position',[150 -271.875 9.375 9.375], 'FaceColor',[1 1 1]);
rectangle('Position',[159.375 -271.875 9.375 9.375], 'FaceColor',[1 1 1]);
rectangle('Position',[150 -281.25 9.375 9.375], 'FaceColor',[0 0 0]);
rectangle('Position',[159.375 -281.25 9.375 9.375], 'FaceColor',[0 0 0]);
rectangle('Position',[318.75 -421.875 9.375 9.375], 'FaceColor',[1 1 1]);
rectangle('Position',[328.125 -421.875 9.375 9.375], 'FaceColor',[0 0 0]);
rectangle('Position',[318.75 -431.25 9.375 9.375], 'FaceColor',[1 1 1]);
rectangle('Position',[328.125 -431.25 9.375 9.375], 'FaceColor',[0 0 0]);
rectangle('Position',[318.75 -440.625 9.375 9.375], 'FaceColor',[1 1 1]);
rectangle('Position',[328.125 -440.625 9.375 9.375], 'FaceColor',[0 0 0]);
rectangle('Position',[318.75 -450 9.375 9.375], 'FaceColor',[1 1 1]);
rectangle('Position',[328.125 -450 9.375 9.375], 'FaceColor',[0 0 0]);
rectangle('Position',[450 -421.875 9.375 9.375], 'FaceColor',[1 1 1]);
rectangle('Position',[459.375 -421.875 9.375 9.375], 'FaceColor',[1 1 1]);
rectangle('Position',[450 -431.25 9.375 9.375], 'FaceColor',[0 0 0]);
rectangle('Position',[459.375 -431.25 9.375 9.375], 'FaceColor',[0 0 0]);
rectangle('Position',[468.75 -421.875 9.375 9.375], 'FaceColor',[1 1 1]);
rectangle('Position',[478.125 -421.875 9.375 9.375], 'FaceColor',[1 1 1]);
rectangle('Position',[468.75 -431.25 9.375 9.375], 'FaceColor',[0 0 0]);
rectangle('Position',[478.125 -431.25 9.375 9.375], 'FaceColor',[0 0 0]);
rectangle('Position',[487.5 -421.875 9.375 9.375], 'FaceColor',[1 1 1]);
rectangle('Position',[496.875 -421.875 9.375 9.375], 'FaceColor',[1 1 1]);
rectangle('Position',[487.5 -431.25 9.375 9.375], 'FaceColor',[0 0 0]);
rectangle('Position',[496.875 -431.25 9.375 9.375], 'FaceColor',[0 0 0]);
rectangle('Position',[506.25 -421.875 9.375 9.375], 'FaceColor',[1 1 1]);
rectangle('Position',[515.625 -421.875 9.375 9.375], 'FaceColor',[1 1 1]);
rectangle('Position',[506.25 -431.25 9.375 9.375], 'FaceColor',[0 0 0]);
rectangle('Position',[515.625 -431.25 9.375 9.375], 'FaceColor',[0 0 0]);
rectangle('Position',[525 -421.875 9.375 9.375], 'FaceColor',[1 1 1]);
rectangle('Position',[534.375 -421.875 9.375 9.375], 'FaceColor',[1 1 1]);
rectangle('Position',[525 -431.25 9.375 9.375], 'FaceColor',[0 0 0]);
rectangle('Position',[534.375 -431.25 9.375 9.375], 'FaceColor',[0 0 0]);
rectangle('Position',[543.75 -421.875 9.375 9.375], 'FaceColor',[1 1 1]);
rectangle('Position',[553.125 -421.875 9.375 9.375], 'FaceColor',[1 1 1]);
rectangle('Position',[543.75 -431.25 9.375 9.375], 'FaceColor',[0 0 0]);
rectangle('Position',[553.125 -431.25 9.375 9.375], 'FaceColor',[0 0 0]);
rectangle('Position',[562.5 -421.875 9.375 9.375], 'FaceColor',[1 1 1]);
rectangle('Position',[571.875 -421.875 9.375 9.375], 'FaceColor',[1 1 1]);
rectangle('Position',[562.5 -431.25 9.375 9.375], 'FaceColor',[0 0 0]);
rectangle('Position',[571.875 -431.25 9.375 9.375], 'FaceColor',[0 0 0]);
rectangle('Position',[318.75 -459.375 9.375 9.375], 'FaceColor',[1 1 1]);
rectangle('Position',[328.125 -459.375 9.375 9.375], 'FaceColor',[0 0 0]);
rectangle('Position',[318.75 -468.75 9.375 9.375], 'FaceColor',[1 1 1]);
rectangle('Position',[328.125 -468.75 9.375 9.375], 'FaceColor',[0 0 0]);
rectangle('Position',[318.75 -478.125 9.375 9.375], 'FaceColor',[1 1 1]);
rectangle('Position',[328.125 -478.125 9.375 9.375], 'FaceColor',[0 0 0]);
rectangle('Position',[318.75 -487.5 9.375 9.375], 'FaceColor',[1 1 1]);
rectangle('Position',[328.125 -487.5 9.375 9.375], 'FaceColor',[0 0 0]);
rectangle('Position',[318.75 -496.875 9.375 9.375], 'FaceColor',[1 1 1]);
rectangle('Position',[328.125 -496.875 9.375 9.375], 'FaceColor',[0 0 0]);
rectangle('Position',[318.75 -506.25 9.375 9.375], 'FaceColor',[1 1 1]);
rectangle('Position',[328.125 -506.25 9.375 9.375], 'FaceColor',[0 0 0]);
rectangle('Position',[318.75 -515.625 9.375 9.375], 'FaceColor',[1 1 1]);
rectangle('Position',[328.125 -515.625 9.375 9.375], 'FaceColor',[0 0 0]);
rectangle('Position',[318.75 -525 9.375 9.375], 'FaceColor',[1 1 1]);
rectangle('Position',[328.125 -525 9.375 9.375], 'FaceColor',[0 0 0]);
rectangle('Position',[318.75 -534.375 9.375 9.375], 'FaceColor',[1 1 1]);
rectangle('Position',[328.125 -534.375 9.375 9.375], 'FaceColor',[0 0 0]);
rectangle('Position',[318.75 -543.75 9.375 9.375], 'FaceColor',[1 1 1]);
rectangle('Position',[328.125 -543.75 9.375 9.375], 'FaceColor',[0 0 0]);
rectangle('Position',[318.75 -553.125 9.375 9.375], 'FaceColor',[1 1 1]);
rectangle('Position',[328.125 -553.125 9.375 9.375], 'FaceColor',[0 0 0]);
rectangle('Position',[318.75 -562.5 9.375 9.375], 'FaceColor',[1 1 1]);
rectangle('Position',[328.125 -562.5 9.375 9.375], 'FaceColor',[0 0 0]);
rectangle('Position',[318.75 -571.875 9.375 9.375], 'FaceColor',[1 1 1]);
rectangle('Position',[328.125 -571.875 9.375 9.375], 'FaceColor',[0 0 0]);
rectangle('Position',[318.75 -581.25 9.375 9.375], 'FaceColor',[1 1 1]);
rectangle('Position',[328.125 -581.25 9.375 9.375], 'FaceColor',[0 0 0]);
X=[560,525,450,450,435,412.5,412.5,405,393.75,375,356.25,337.5,318.75,300,281.25,262.5,225,187.5,150,75,75,75,40,40];
Y=[-40,-75,-150,-187.5,-225,-262.5,-281.25,-300,-318.75,-318.75,-318.75,-318.75,-318.75,-318.75,-318.75,-318.75,-300,-262.5,-225,-150,-112.5,-75,-40,-40];
hold on;
plot(X,Y,'r');
plot(X,Y,'bo');
legend('847.801','Location','southoutside');
